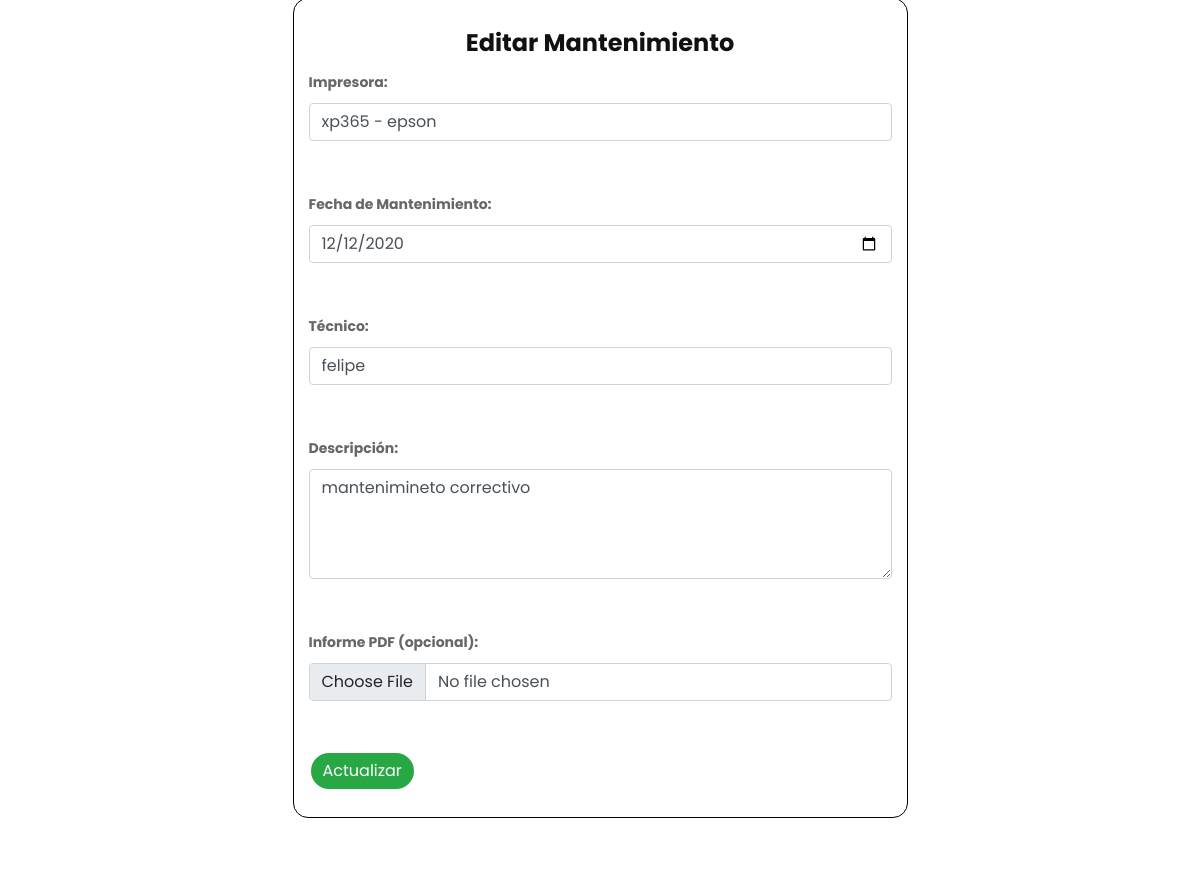
/mantenimientos/editarMantenimiento/4/ (middle part), run on an earlier commit of the app's database.
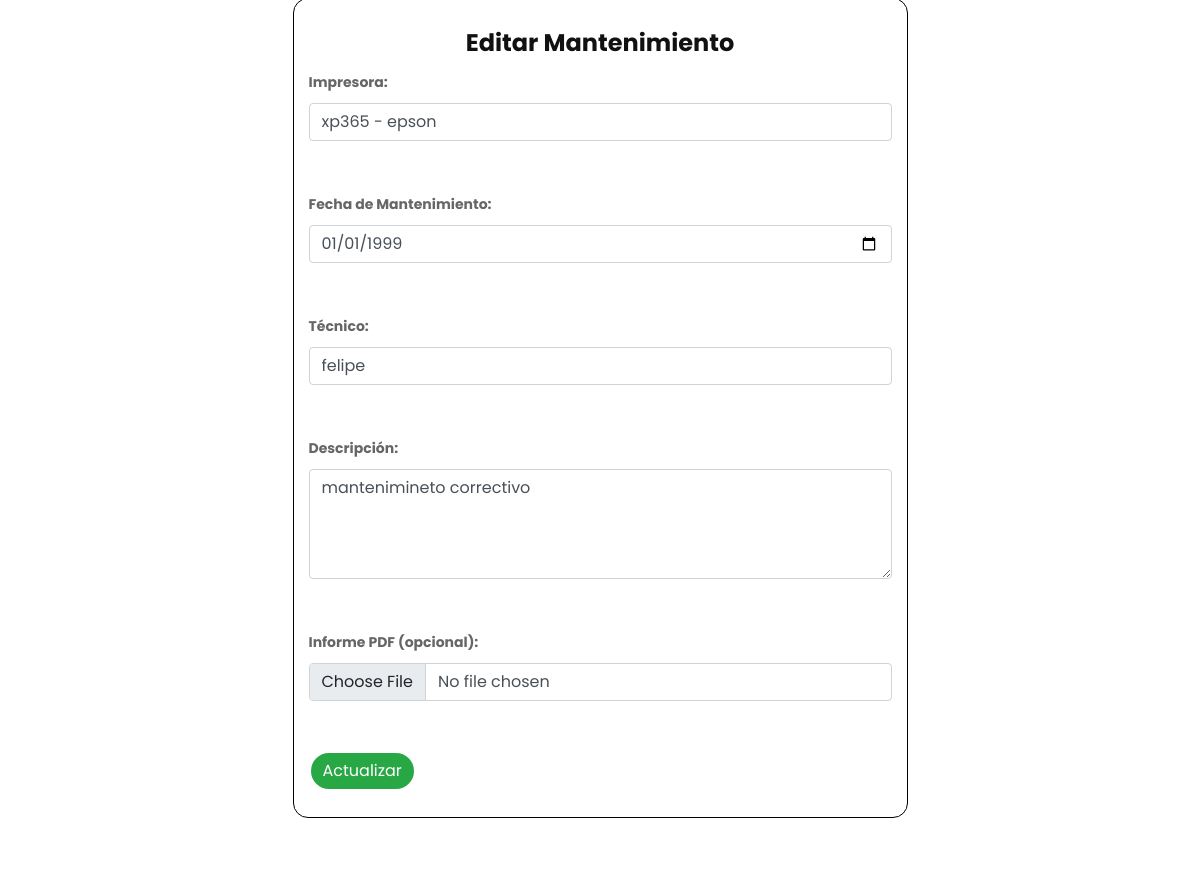
And on a later commit of the database.
### Aplicaciones/Mantenimientos/models.py (models this page shows, shortened)
class Mantenimiento(models.Model):
    id=models.AutoField(primary_key=True)
    impresora = models.ForeignKey(Impresora, on_delete=models.CASCADE)
    fecha_mantenimiento = models.DateField()
    tecnico = models.CharField(max_length=100)
    descripcion = models.TextField()
    informe_pdf = models.FileField(upload_to='mantenimiento',null=True,blank=True)

### Aplicaciones/Impresoras/models.py (models this page shows, shortened)
class Impresora(models.Model):
    id=models.AutoField(primary_key=True)
    marca = models.CharField(max_length=100)
    modelo = models.CharField(max_length=100)
    ubicacion = models.CharField(max_length=150)
    fecha_adquisicion = models.CharField(max_length=100)
    imagen = models.FileField(upload_to='impresoras',null=True,blank=True)

### Aplicaciones/Mantenimientos/views.py (the view)
# urls.py: path('editarMantenimiento/<id>/', views.editarMantenimiento),
def editarMantenimiento(request, id):
    mantenimiento = get_object_or_404(Mantenimiento, id=id)
    impresoras = Impresora.objects.all()
    return render(request, 'editarMantenimiento.html', {
        'mantenimiento': mantenimiento,
        'impresoras': impresoras
    })

### Aplicaciones/Mantenimientos/templates/editarMantenimiento.html (shortened to what this page needs)
{% extends './plantilla.html' %}
{% block contenido %}
<br>
<div class="row">
    <div class="col-md-3"></div>
    <div class="col-md-6 bg-light" style="border: 1px solid black; border-radius: 15px;">
        <br>
        <h1 style="text-align: center;"><b>Editar Mantenimiento</b></h1>
        <form action="/mantenimientos/procesarEdicionMantenimiento/{{ mantenimiento.id }}/" method="post" enctype="multipart/form-data">
            <label style="font-weight: bold;">Impresora:</label>
            <select class="form-control" name="impresora" id="impresora">
                {% for impresora in impresoras %}
                    <option value="{{ impresora.id }}" {% if impresora.id == mantenimiento.impresora.id %}selected{% endif %}>
                        {{ impresora.marca }} - {{ impresora.modelo }}
                    </option>
                {% endfor %}
            </select>
            <br><br>
            <label style="font-weight: bold;">Fecha de Mantenimiento:</label>
            <input class="form-control" type="date" name="fecha_mantenimiento" id="fecha_mantenimiento" value="{{ mantenimiento.fecha_mantenimiento|date:'Y-m-d' }}">
            <br><br>
            <label style="font-weight: bold;">Técnico:</label>
            <input class="form-control" type="text" name="tecnico" id="tecnico" value="{{ mantenimiento.tecnico }}">
            <br><br>
            <label style="font-weight: bold;">Descripción:</label>
            <textarea class="form-control" name="descripcion" id="descripcion" rows="4">{{ mantenimiento.descripcion }}</textarea>
            <br><br>
            <label style="font-weight: bold;">Informe PDF (opcional):</label>
            <input class="form-control" type="file" name="informe_pdf" id="informe_pdf">
            <br><br>
            <button type="submit" class="btn btn-success">Actualizar</button>
            <a class="btn btn-outline-danger" href="/mantenimientos/">Cancelar</a>
        </form>
        <br>
    </div>
    <div class="col-md-3"></div>
</div>
<br><br><br>
{% endblock %}

What changed in the data, as far as the page shows it:
changed Mantenimiento "felipe": fecha_mantenimiento "12/12/2020" → "01/01/1999"
